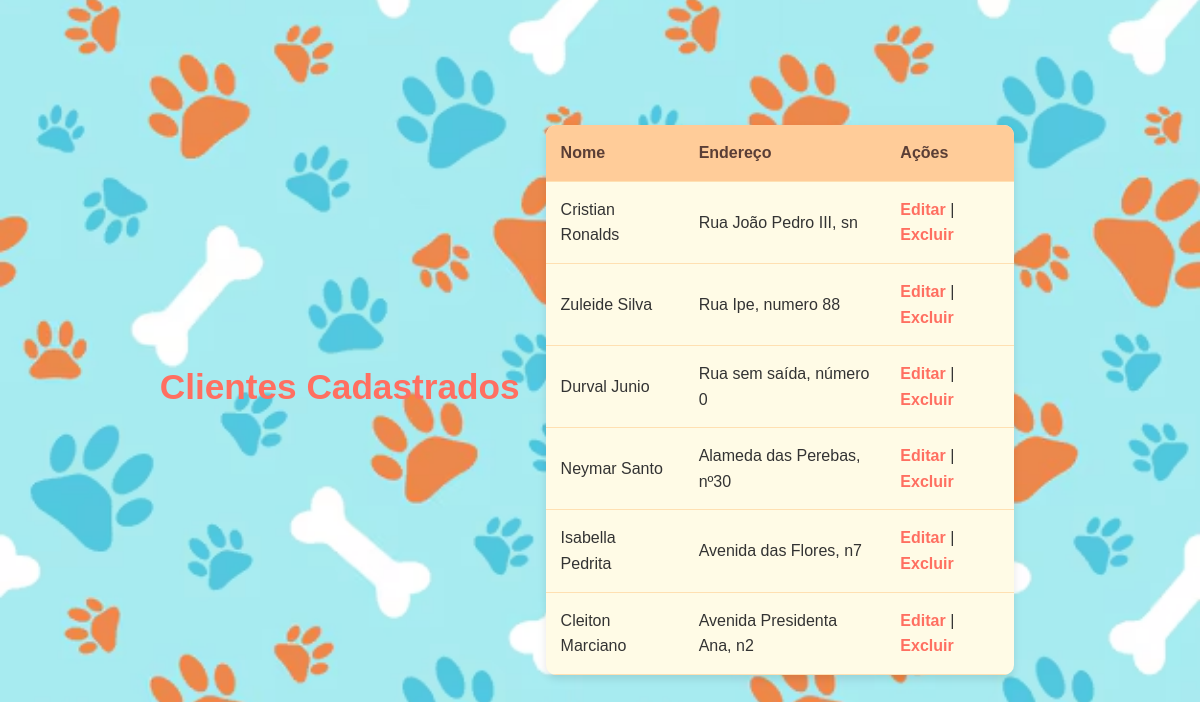
Page /cliente/consulta_cliente.php on the committed database.
### tables this page shows
CREATE TABLE `cliente` (
  `cliente_cpf` varchar(11) NOT NULL,
  `cliente_nome` varchar(100) NOT NULL,
  `cliente_endereco` varchar(200) NOT NULL
);

### cliente/consulta_cliente.php (the view, shortened to what this page needs)
<?php
include '../conexao.php';
$sql = "SELECT cliente_cpf, cliente_nome, cliente_endereco FROM cliente";
$result = $conn->query($sql);
?>
<!DOCTYPE html>
<html lang="pt-BR">
<head>
    <link rel="stylesheet" href="../css/style.css">
</head>
<body>
    <div class="titulo">
    <h1>Clientes Cadastrados</h1>
    </div>
    <div class="titulo" >
    <table>
        <tr>
            <th>Nome</th>
            <th>Endereço</th>
            <th>Ações</th>
        </tr>
        <?php
        if ($result->num_rows > 0) {
            while($row = $result->fetch_assoc()) {
                echo "<tr>
                        <td>{$row['cliente_nome']}</td>
                        <td>{$row['cliente_endereco']}</td>
                        <td>
                            <a href='edita_cliente.php?cliente_cpf={$row['cliente_cpf']}'>Editar</a> |
                            <a href='exclui_cliente.php?cliente_cpf={$row['cliente_cpf']}' onclick='return confirm(\"Deseja realmente excluir?\")'>Excluir</a>
                        </td>
                      </tr>";
            }
        } else {
            echo "<tr><td colspan='3'>Nenhum cliente cadastrado.</td></tr>";
        }
        ?>
    </table>
</body>
</html>

### css/style.css (style rules this page uses)
* { box-sizing: border-box; margin: 0; padding: 0; }
body { font-family: 'Poppins', Arial, sans-serif; color: #333; line-height: 1.6; min-height: 100vh; display: flex; justify-content: center; align-items: center; padding: 20px; background-image: url('../planodefundopet.avif'); background-size: cover; background-position: center; background-repeat: no-repeat; min-height: 100vh; }
h1 { font-size: 2.2em; color: #ff6f61; font-weight: bold; margin-bottom: 25px; text-align: center; }
table { width: 90%; max-width: 1000px; margin: 20px auto; border-collapse: collapse; border-radius: 10px; overflow: hidden; box-shadow: 0 4px 8px rgba(0,0,0,0.1); background-color: #fffbe6; }
th, td { padding: 15px; text-align: left; border-bottom: 1px solid #ffe0b2; }
th { background-color: #ffcc99; color: #5a3e36; font-weight: 600; }
a { color: #ff6f61; text-decoration: none; font-weight: bold; }

### rows in the picture
cliente: cliente_nome "Cristian Ronalds", cliente_endereco "Rua João Pedro III, sn"
cliente: cliente_nome "Zuleide Silva", cliente_endereco "Rua Ipe, numero 88"
cliente: cliente_nome "Durval Junio", cliente_endereco "Rua sem saída, número 0"
cliente: cliente_nome "Neymar Santo", cliente_endereco "Alameda das Perebas, nº30"
cliente: cliente_nome "Isabella Pedrita", cliente_endereco "Avenida das Flores, n7"
cliente: cliente_nome "Cleiton Marciano", cliente_endereco "Avenida Presidenta Ana, n2"
